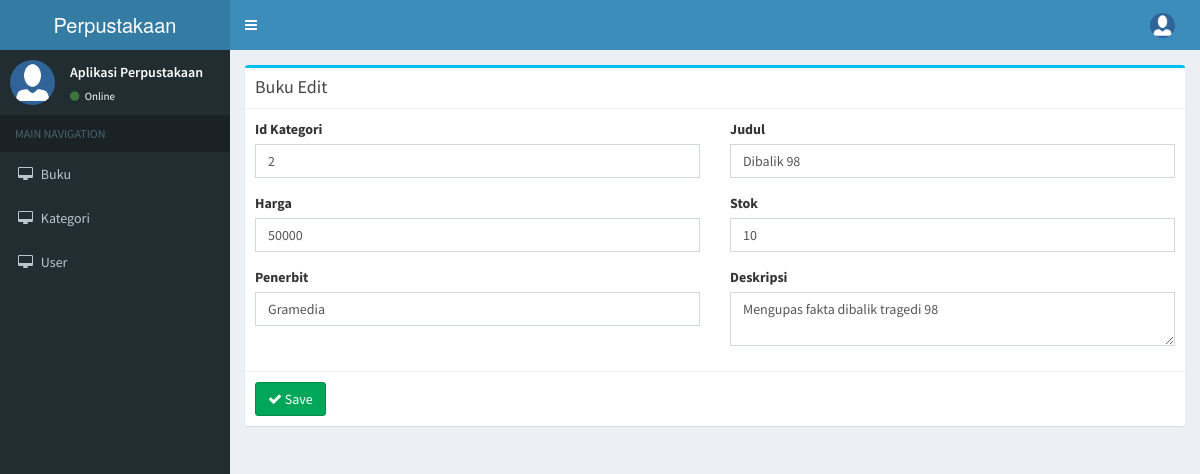
Page /buku/edit/2 on the committed database.
### tables this page shows
CREATE TABLE `buku` (
  `id_buku` int(11) NOT NULL,
  `id_kategori` int(11) NOT NULL,
  `judul` varchar(200) NOT NULL,
  `deskripsi` text NOT NULL,
  `harga` int(11) NOT NULL,
  `stok` int(11) NOT NULL,
  `penerbit` varchar(200) NOT NULL
);

### application/controllers/Buku.php (called while the page is built, shortened)
<?php
class Buku extends CI_Controller{
    function __construct()
    {
        $this->load->model('Buku_model');
    }
    function edit($id_buku)
    {
        $data['buku'] = $this->Buku_model->get_buku($id_buku);
        if(isset($data['buku']['id_buku']))
        {
            if(isset($_POST) && count($_POST) > 0)
            {
                $params = array(
					'id_kategori' => $this->input->post('id_kategori'),
					'judul' => $this->input->post('judul'),
					'harga' => $this->input->post('harga'),
					'stok' => $this->input->post('stok'),
					'penerbit' => $this->input->post('penerbit'),
					'deskripsi' => $this->input->post('deskripsi'),
                );
                $this->Buku_model->update_buku($id_buku,$params);
                redirect('buku/index');
            }
            else
            {
                $data['_view'] = 'buku/edit';
                $this->load->view('layouts/main',$data);
            }
        }
        else
            show_error('The buku you are trying to edit does not exist.');
    }
}

### index.php (called while the page is built, shortened)
<?php
require_once BASEPATH.'core/CodeIgniter.php';

### application/models/Buku_model.php (called while the page is built, shortened)
<?php
class Buku_model extends CI_Model
{
    function get_buku($id_buku)
    {
        return $this->db->get_where('buku',array('id_buku'=>$id_buku))->row_array();
    }
}

### application/views/buku/edit.php (the view)
<div class="row">
    <div class="col-md-12">
      	<div class="box box-info">
            <div class="box-header with-border">
              	<h3 class="box-title">Buku Edit</h3>
            </div>
			<?php echo form_open('buku/edit/'.$buku['id_buku']); ?>
			<div class="box-body">
				<div class="row clearfix">
					<div class="col-md-6">
						<label for="id_kategori" class="control-label">Id Kategori</label>
						<div class="form-group">
							<input type="text" name="id_kategori" value="<?php echo ($this->input->post('id_kategori') ? $this->input->post('id_kategori') : $buku['id_kategori']); ?>" class="form-control" id="id_kategori" />
						</div>
					</div>
					<div class="col-md-6">
						<label for="judul" class="control-label">Judul</label>
						<div class="form-group">
							<input type="text" name="judul" value="<?php echo ($this->input->post('judul') ? $this->input->post('judul') : $buku['judul']); ?>" class="form-control" id="judul" />
						</div>
					</div>
					<div class="col-md-6">
						<label for="harga" class="control-label">Harga</label>
						<div class="form-group">
							<input type="text" name="harga" value="<?php echo ($this->input->post('harga') ? $this->input->post('harga') : $buku['harga']); ?>" class="form-control" id="harga" />
						</div>
					</div>
					<div class="col-md-6">
						<label for="stok" class="control-label">Stok</label>
						<div class="form-group">
							<input type="text" name="stok" value="<?php echo ($this->input->post('stok') ? $this->input->post('stok') : $buku['stok']); ?>" class="form-control" id="stok" />
						</div>
					</div>
					<div class="col-md-6">
						<label for="penerbit" class="control-label">Penerbit</label>
						<div class="form-group">
							<input type="text" name="penerbit" value="<?php echo ($this->input->post('penerbit') ? $this->input->post('penerbit') : $buku['penerbit']); ?>" class="form-control" id="penerbit" />
						</div>
					</div>
					<div class="col-md-6">
						<label for="deskripsi" class="control-label">Deskripsi</label>
						<div class="form-group">
							<textarea name="deskripsi" class="form-control" id="deskripsi"><?php echo ($this->input->post('deskripsi') ? $this->input->post('deskripsi') : $buku['deskripsi']); ?></textarea>
						</div>
					</div>
				</div>
			</div>
			<div class="box-footer">
            	<button type="submit" class="btn btn-success">
					<i class="fa fa-check"></i> Save
				</button>
	        </div>
			<?php echo form_close(); ?>
		</div>
    </div>
</div>

### rows in the picture
buku: id_kategori "2", judul "Dibalik 98", harga "50000", stok "10", penerbit "Gramedia", deskripsi "Mengupas fakta dibalik tragedi 98"
